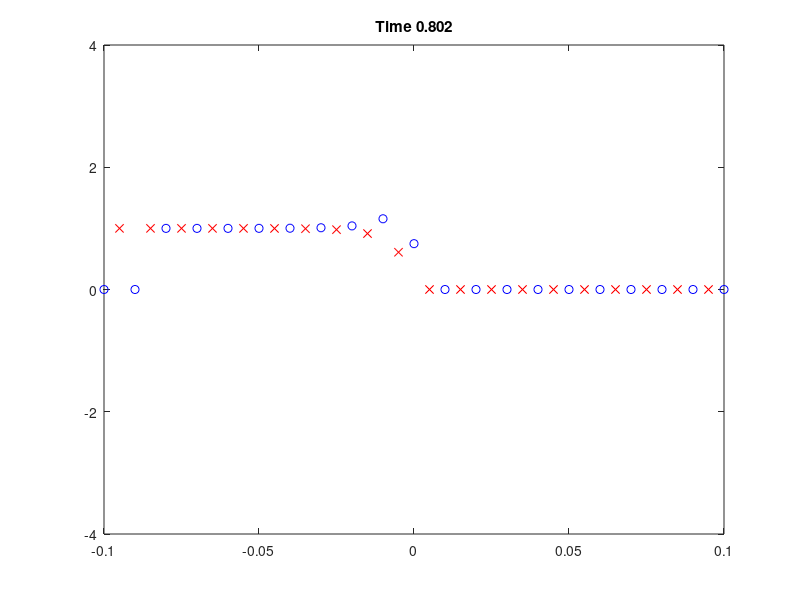

This figure's MATLAB source: (Note: this script raises an error after producing the figure.)
clc
clear all
close all

%%%%%%%%%%%%%%%%
% Functions

f = @(x) (1/2)*x^2;

MM = @(x,y) (1/2)*(sign(x)+sign(y))*min(abs(x),abs(y));

%vp = @(v1,v2) 0;
vp = @(v1,v2) MM(v1,v2);
%fp = @(x,y) 0;
fp = @(f1,f2) MM(f1,f2);

%%%%%%%%%%%%%%%%%
% Definitions
dt = .005;
dx = .01;

lambda = dt/dx;
tf = 0.8;

x1 = -.1;
x2 = .1;

x = x1;
t = 0;

tstep = tf/dt;
xstep = (x2-x1)/dx;

v=zeros(xstep*2+1,tstep*2+2);
%%%%%%%%%%%%%%%%%
% Initialization

for j = 1:1:2*xstep
    if x<0
        v(j,1)=1;
    elseif x>0
        v(j,1)=0;
    end
%     v(j,1)=sin(pi*x);
    x=x+dx/2;
end
v(:,2)=v(:,1);

%%%%%%%%%%%%%%%%%

clear x
for i = 1:1:2*tstep
    for j = 3:1:2*xstep-3
        v(j,i+1)=v(j,i)-(1/2)*lambda*fp(f(v(j+2,i))-f(v(j,i)),f(v(j,i))-f(v(j-2,i)));
%         v(j,i+2)=v(j,i)-(1/2)*lambda*fp(f(v(j+2,i))-f(v(j,i)),f(v(j,i))-f(v(j-2,i)));
        
        T1=(1/2)*(v(j,i)+v(j+2,i));
        T2=(1/8)*(vp(v(j+2,i)-v(j,i),v(j,i)-v(j-2,i))-vp(v(j+4,i)-v(j+2,i),v(j+2,i)-v(j,i)));
        T3=-lambda*(f(v(j+2,i+1))-f(v(j,i+1)));

        v(j+1,i+2)=T1+T2+T3;
%         v(j+1,i+3)=T1+T2+T3;
    end
    v(2,i+2)=v(4,i+2);
    v(1,i+1)=v(3,i+1);
%     v(j+2,i+1)=v(j,i+1);
%     v(j+3,i+2)=v(j+1,i+2);
t=t+dt;
end

% figure(1)
% plot(linspace(0,2,j+4),v(:,11),'ob')

figure(2)
t=0
x=linspace(x1,x2,size(v,1));
for i=1:size(v,2)+2
    plot(x(1:2:length(x)),v(1:2:size(v,1),i),'ob',x(2:2:length(x)),v(2:2:size(v,1),i),'xr')
    text=sprintf('Time %2.3f',t);
    title(text)
    axis([x1,x2,-4,4])
    pause(.25)
    t=t+dt/2;
end